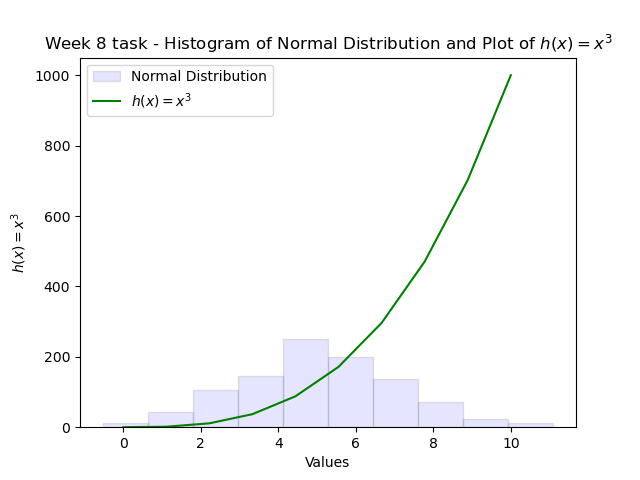

The script that drew this image:
# plottask.py
# author: Monika Dabrowska
# Write a program called plottask.py that displays:
# a histogram of a normal distribution of a 1000 values with a mean of 5 and standard deviation of 2, 
# and a plot of the function  h(x)=x3 in the range 0 to 10, 


# this statement imports the NumPy library and assign as a shorter name 'np'
# thst can be used thorough the code. NumPy is a Python library used for numercal computing, array manipulation etc.
import numpy as np 

# this statement imports the pyplot module from the Matplotlib library and assigns it an plt.
# module allows creating plots, histograms and adding legends and titles to it.
import matplotlib.pyplot as plt

# Generate 1000 random values from a normal distribution with mean 5 and standard deviation 2
# '5' specifies the mean of the normal distribution
# '2'  standard deviation of the normal distribution
# '1000' number of random values to generate. 
# I am assigning variable (dataset) 'data' of 1000 random numbers sampled from a normal distribution 
# with a mean of 5 and a standard deviation of 2 using NumPy.
data = np.random.normal(5, 2, 1000)


# Plot histogram of the normal distribution:
# creates a histogram plot of the data generated from the normal distribution using Matplotlib's hist() function.
# 'data' dataset I want to plot as a histogram
# 'alpha' parameter sets the transparency level of the histogram bars. A value of 0.1 means the bars 
# will be very transparent, allowing any underlying data or other elements of the plot to be visible through them
# 'color', 'label' amd 'edgecolor' are specifing color of the histogram bars, 
#  label to historgam plot and color of the edges of the histogram bars

plt.hist(data, alpha=0.1, color='blue', label='Normal Distribution', edgecolor="black")



# Generate x values and calculate corresponding y values for the function h(x) = x^3
# This line generates 10 linear spaces values between 0 and 10 inclusive using linspace function from numpy. 
# These values represent the x-coordinates for plotting the function
# and assign to variable x
# https://numpy.org/doc/stable/reference/generated/numpy.linspace.html
# https://realpython.com/np-linspace-numpy/

x = np.linspace(0, 10, 10)


# This line calculates y values for the function 
# by raising x value to the power of 3.
y = x ** 3

# the above code means that 'x' will contain 100 x values evenly spaced between 0 and 10, 
# and 'y' will contain the corresponding y values calculated using the function h(x) = x^3 
# (y = x^3)

# Plot the function h(x) = x^3
plt.plot(x, y, color='green', label='$h(x) = x^3$')

# Add legend, labels, and title
plt.legend()
plt.xlabel('Values')
plt.ylabel('$h(x) = x^3$')
plt.title('Week 8 task - Histogram of Normal Distribution and Plot of $h(x) = x^3$')

# print the histogram and plot
plt.show()


# https://www.geeksforgeeks.org/how-to-plot-normal-distribution-over-histogram-in-python/
# lecture videos from Principles of Data analytics and Programming and scripting modules
